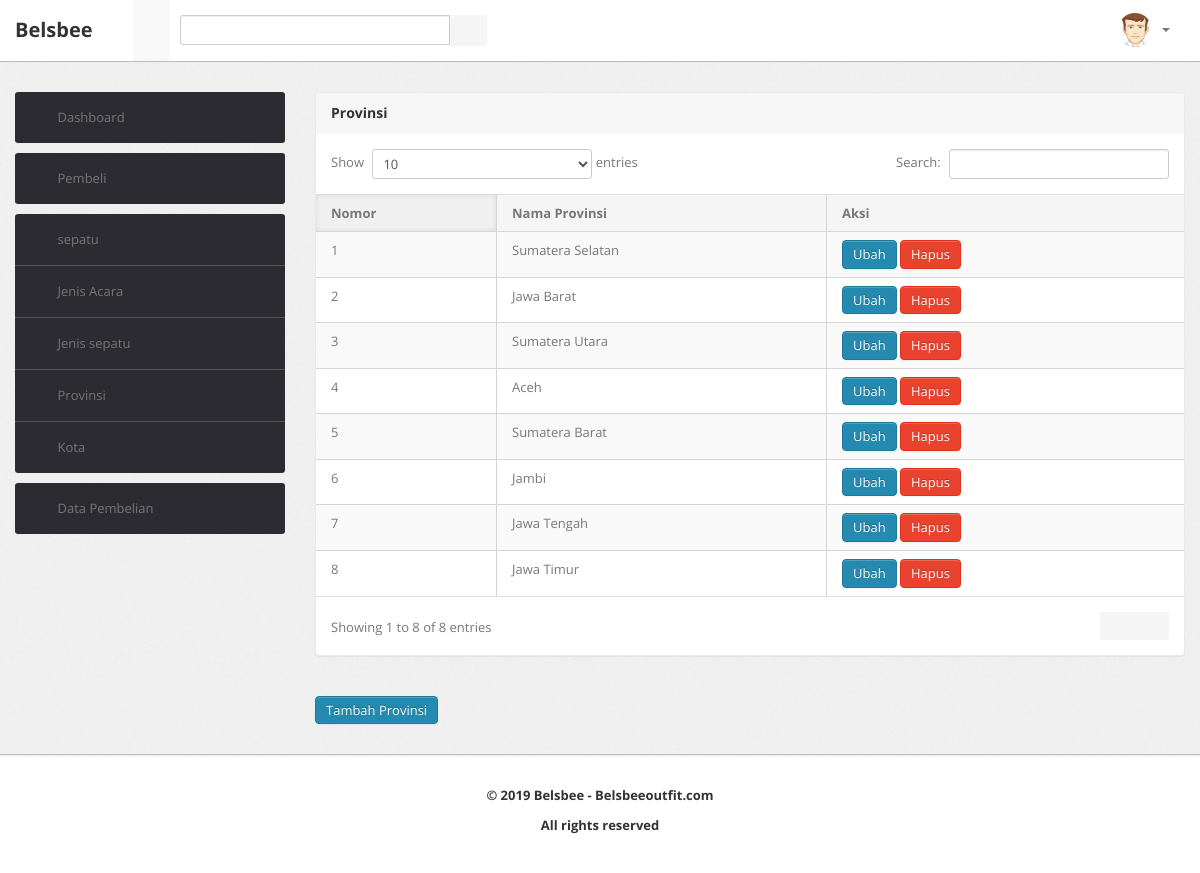
Screenshot of /sepatu/admin2/index1.php?page=provinsi with the database file from the repository.
### tables this page shows
CREATE TABLE `provinsi` (
  `id_provinsi` varchar(10) NOT NULL,
  `nama_provinsi` varchar(20) NOT NULL
);

### sepatu/admin2/provinsi.php (the view, shortened to what this page needs)
<div class="span9">
	<div class="content">
		<div class="module">
			<div class="module-head">
				<h3>Provinsi</h3>
			</div>
			<div class="module-body table">
				<table cellpadding="0" cellspacing="0" border="0" class="datatable-1 table table-bordered table-striped	 display" width="100%">
					<thead>
						<tr>
							<th>Nomor</th>
							<th>Nama Provinsi</th>
							<th>Aksi</th>
						</tr>
					</thead>
					<tbody>
							<?php $nomor=1;?>
							<?php $ambil=$koneksi->query("Select * FROM provinsi"); ?>
							<?php while ($pecah=$ambil->fetch_assoc()) {?>
							<tr>
								<td><?php echo $nomor;?></td>
								<td><?php echo $pecah['nama_provinsi'];?></td>
								<td>
									<a href="index1.php?page=ubah_provinsi&id=<?php echo $pecah['id_provinsi'];?>"class="btn btn-primary">Ubah</a>
									<a href="index1.php?page=hapus_provinsi&id=<?php echo $pecah['id_provinsi'];?>" onclick="return confirm('Apakah Anda yakin ingin menghapus data ini?')" class="btn btn-danger">Hapus</a>
								</td>
							</tr>
							<?php $nomor++;?>
							<?php } ?>
				</table>
			</div>
		</div>
	<br />
	</div>
	<a href="index1.php?page=tambah_provinsi" class="btn btn-primary"> Tambah Provinsi </a>
</div>

### rows the page displays
provinsi: nama_provinsi "Sumatera Selatan"
provinsi: nama_provinsi "Jawa Barat"
provinsi: nama_provinsi "Sumatera Utara"
provinsi: nama_provinsi "Aceh"
provinsi: nama_provinsi "Sumatera Barat"
provinsi: nama_provinsi "Jambi"
provinsi: nama_provinsi "Jawa Tengah"
provinsi: nama_provinsi "Jawa Timur"
